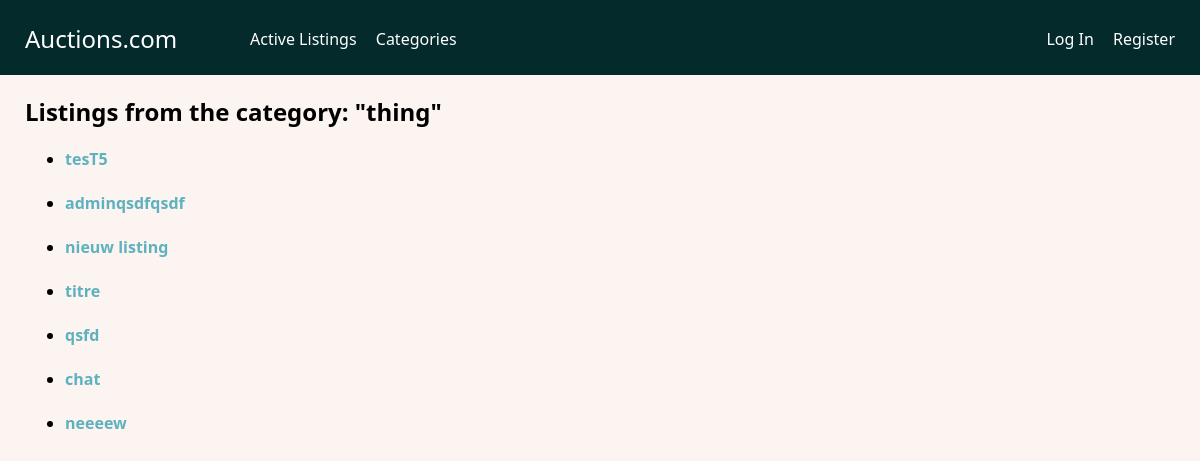
The app's page /category_search/thing, older data.
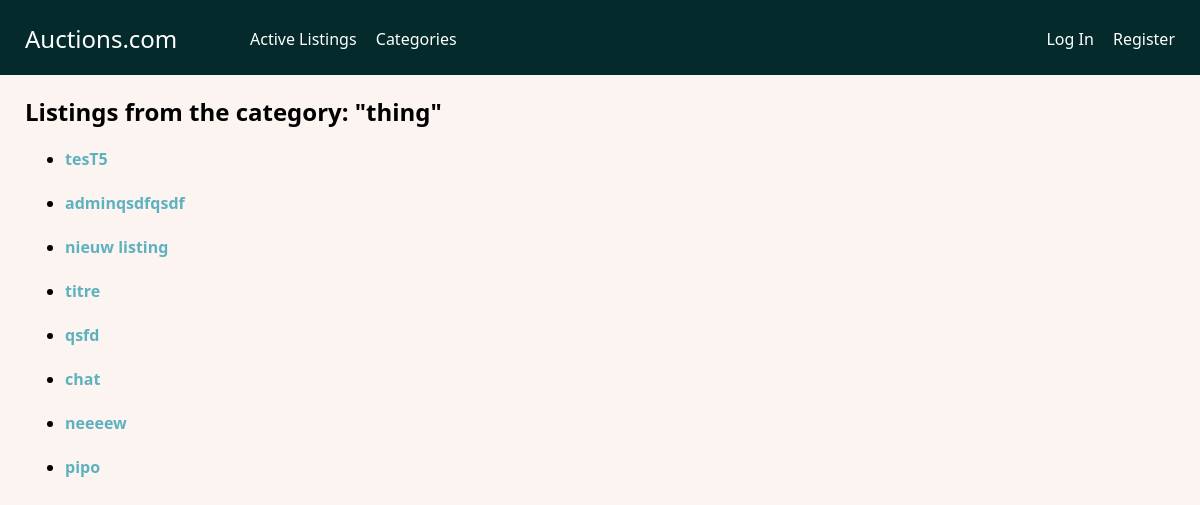
The same page, newer data.
### auctions/models.py (models this page shows)
class Listing(models.Model):
    id = models.AutoField(primary_key=True)
    title = models.CharField(max_length=100)
    description = models.TextField()
    starting_price = models.DecimalField(max_digits=10, decimal_places=2)
    image = models.URLField(max_length=20000, blank=True)
    created_at = models.DateTimeField(auto_now_add=True)
    is_active = models.BooleanField(default=True)
    winner = models.ForeignKey(User, on_delete=models.SET_NULL, blank=True, null=True, related_name='listing_winner')
    number_of_views = models.PositiveIntegerField(default=0)
    seller = models.ForeignKey(User, on_delete=models.CASCADE, related_name='listing_user')
    watchlist = models.ManyToManyField(User, related_name='listing_watcher', blank=True )
    category = models.CharField(max_length=100, blank=True)

### auctions/views.py (the view)
# urls.py: path("category_search/<str:category>", views.category_search, name="category_search"),
def category_search(request, category):
    listings = Listing.objects.filter(category=category).order_by('created_at')
    return render(request, "auctions/category_search.html", {
        "category": category,
        "listings": listings,
    })

### auctions/templates/auctions/category_search.html
{% extends "auctions/layout.html" %}
{% block body %}
    <h2>Listings from the category: "{{category}}"</h2>
    <ul>
        {% for listing in listings  %}
        <li><a href="{% url 'auctions:listing' listing.id %}">{{listing.title}}</a></li><br>
        {% endfor %}
    </ul>
{% endblock %}

### auctions/templates/auctions/layout.html (shortened to what this page needs)
{% load static %}
<!DOCTYPE html>
<html lang="en">
    <head>
        <link href="{% static 'auctions/styles.css' %}" rel="stylesheet">
    </head>
    <body>
        <div class="navbar">
            <div class="logo"><a href="{% url 'auctions:index' %}" >Auctions.com</a></div>
            <div class="navbar-links">
                <a href="{% url 'auctions:index' %}">Active Listings</a>
                <a href="{% url 'auctions:index_categories' %}">Categories</a>
            </div>
            <div class="authentification">
                {% if user.is_authenticated %}
                    Signed in as <strong>{{ user.username }}</strong>.
                <a  href="{% url 'auctions:logout' %}">Log Out</a>
                {% else %}
                <a href="{% url 'auctions:login' %}">Log In</a>
                <a href="{% url 'auctions:register' %}">Register</a>
                {% endif %}
            </div>
        </div>
       <div class="wrapper">
            {% block body %}
            {% endblock %}
        </div>
    </body>
</html>

### auctions/static/auctions/styles.css (style rules this page uses)
body { margin: 0%; padding: 0%; font-family: system-ui, -apple-system, BlinkMacSystemFont, "Segoe UI", Roboto, Oxygen, Ubuntu, Cantarell, "Open Sans", "Helvetica Neue", sans-serif; background-color: rgb(251, 244, 240); text-align: justify; word-wrap: break-word; }
body a { text-decoration: none; color: inherit; }
.wrapper { margin-left: 25px; margin-right: 25px; }
.wrapper a { color: #5eb1bf; font-weight: bold; }
.navbar { position: relative; background-color: #042a2b; color: white; height: 75px; }
.navbar div { position: absolute; transform: translateY(-50%); }
.navbar .logo { font-size: x-large; left: 25px; top: 50%; }
.navbar .navbar-links { top: 52%; left: 250px; }
.navbar .navbar-links a { padding-right: 15px; }
.navbar .authentification { top: 52%; position: absolute; right: 25px; }
.navbar .authentification a { padding-left: 15px; }

Row changes from the older to the newer data that the page shows:
added Listing: title "pipo"
